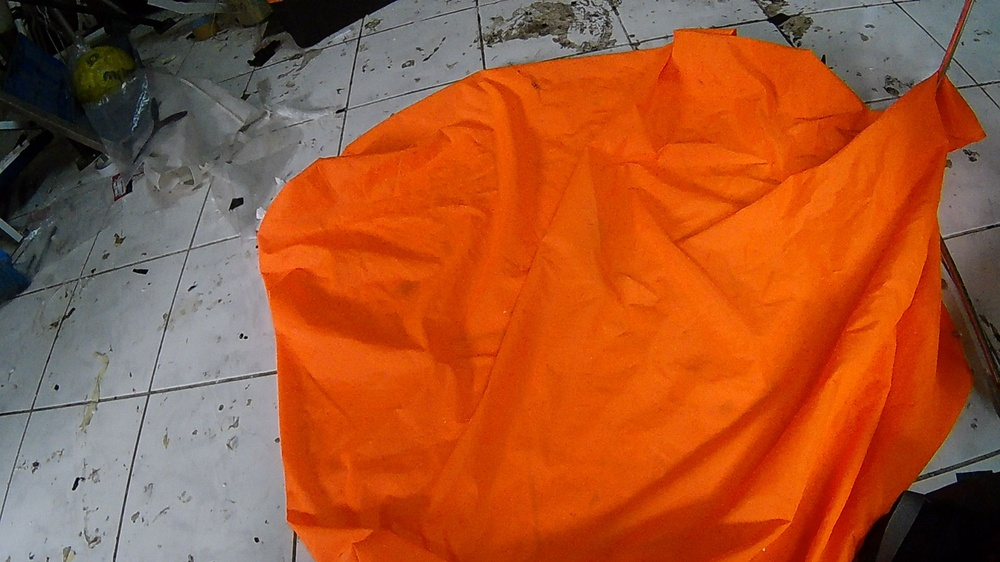
#> input picture p2.jpg, 1000 x 562 px, shrunk from 1920 x 1080 before the run
$ python color.py
#> lines starting #> are read from the running program, lines starting #| are printed output that depends on the picture; after the words box and inside, x2 and y2 are one past the last pixel; in counts of white or black regions, pixels touching at a corner belong together
import cv2

img = cv2.imread("p2.jpg")
#> img is the input picture: shape (562, 1000, 3); mean B, G, R 46.9, 84.5, 164.1
hsv = cv2.cvtColor(img, cv2.COLOR_BGR2HSV)
#> hsv: shape (562, 1000, 3); mean H, S, V 42.4, 160.7, 167
mask = cv2.inRange(hsv,(10, 100, 20), (25, 255, 255) )
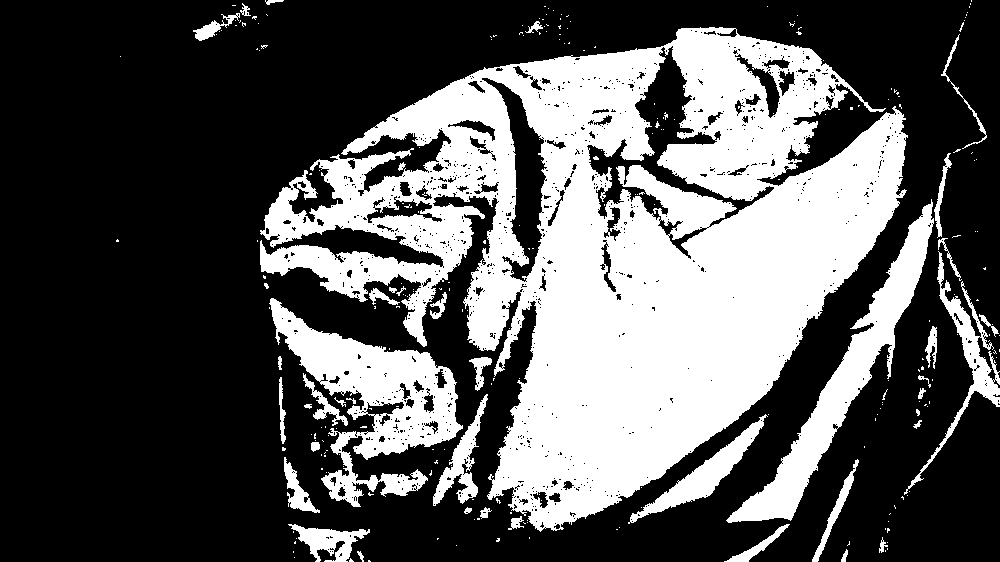
#> mask: shape (562, 1000); 34.3% white; 271 white regions (228 under 20 px), largest, box (x1, y1, x2, y2) and area: (260, 27, 908, 532) 151923, (269, 298, 463, 507) 14132, (726, 199, 934, 523) 11204
cv2.imshow("orange", mask);cv2.waitKey();cv2.destroyAllWindows()

$ run again, with p1.jpg copied over p2.jpg
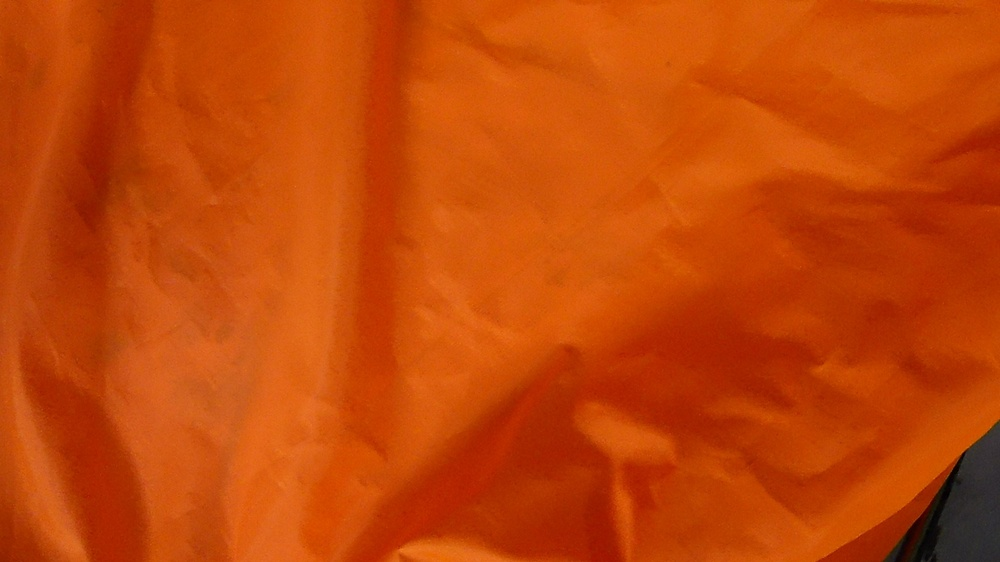
#> input picture p1.jpg, 1000 x 562 px, shrunk from 1920 x 1080 before the run
#> img is the input picture: shape (562, 1000, 3); mean B, G, R 7.1, 70, 193.3
#> hsv: shape (562, 1000, 3); mean H, S, V 11.1, 243.9, 193.3
#> `mask = cv2.inRange(hsv,(10, 100, 20), (25, 255, 255) )`:
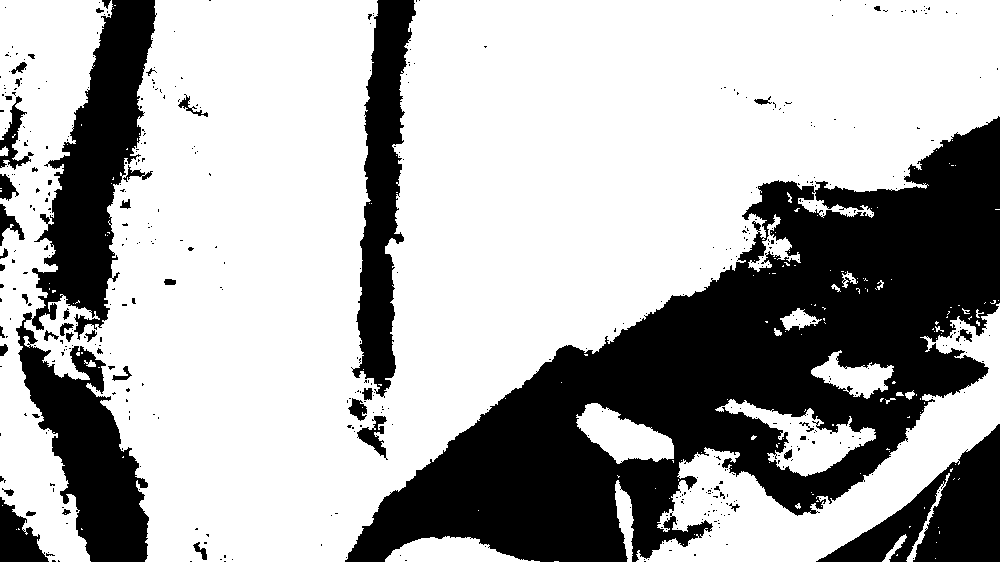
#> mask: shape (562, 1000); 67.6% white; 486 black regions (438 under 20 px), largest, box (x1, y1, x2, y2) and area: (345, 116, 1000, 562) 117463, (16, 0, 157, 562) 33498, (351, 0, 416, 398) 12695

$ run again, with WIN_20210603_16_43_20_Pro.jpg copied over p2.jpg
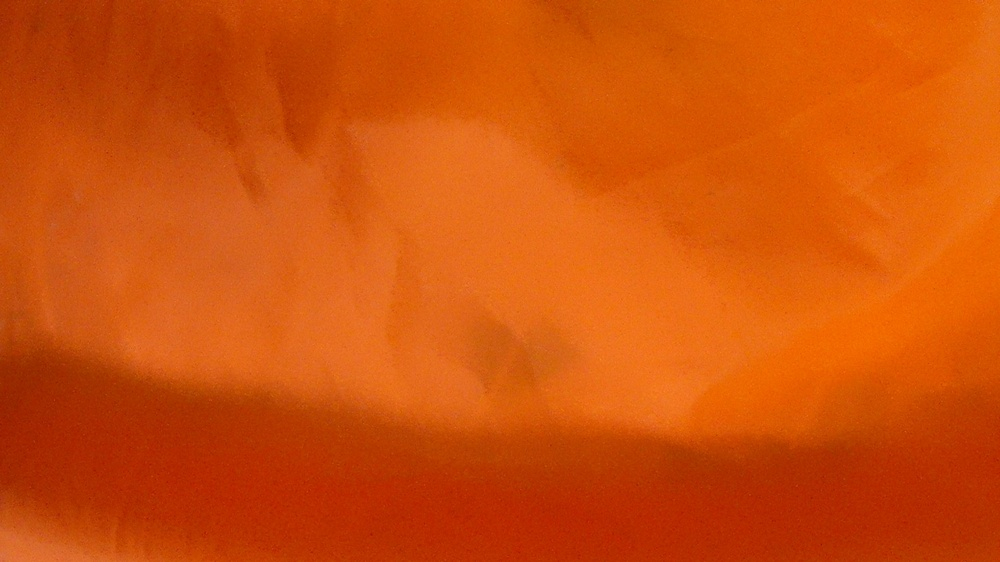
#> input picture WIN_20210603_16_43_20_Pro.jpg, 1000 x 562 px, shrunk from 1920 x 1080 before the run
#> img is the input picture: shape (562, 1000, 3); mean B, G, R 9.8, 80.8, 207.1
#> hsv: shape (562, 1000, 3); mean H, S, V 10.7, 243.6, 207.1
#> `mask = cv2.inRange(hsv,(10, 100, 20), (25, 255, 255) )`:
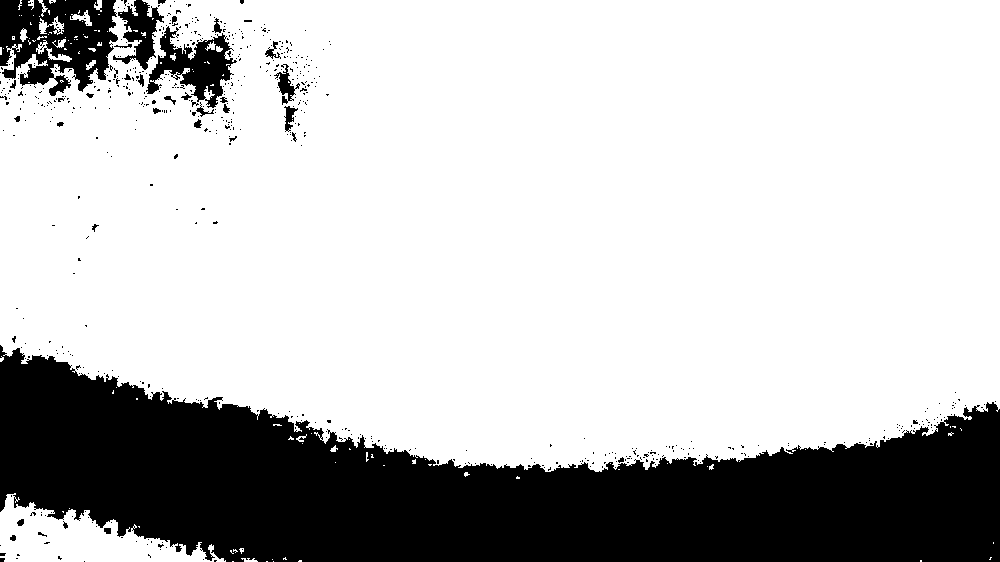
#> mask: shape (562, 1000); 75.6% white; 629 black regions (596 under 20 px), largest, box (x1, y1, x2, y2) and area: (0, 345, 1000, 562) 122015, (0, 0, 118, 96) 7386, (146, 26, 237, 108) 3123

$ run again, with WIN_20210603_16_43_28_Pro.jpg copied over p2.jpg
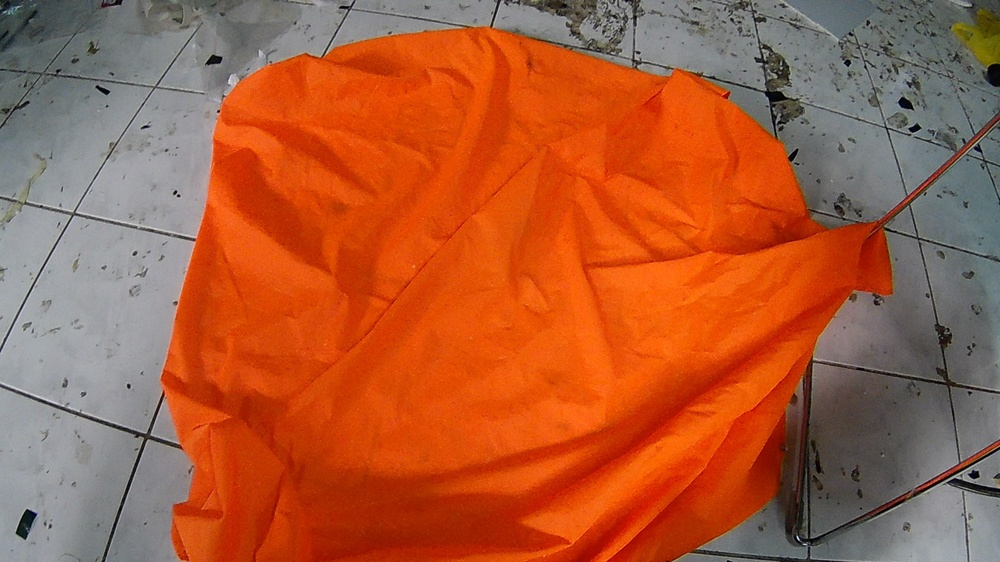
#> input picture WIN_20210603_16_43_28_Pro.jpg, 1000 x 562 px, shrunk from 1920 x 1080 before the run
#> img is the input picture: shape (562, 1000, 3); mean B, G, R 57.6, 91.5, 170.9
#> hsv: shape (562, 1000, 3); mean H, S, V 42.1, 146, 173.2
#> `mask = cv2.inRange(hsv,(10, 100, 20), (25, 255, 255) )`:
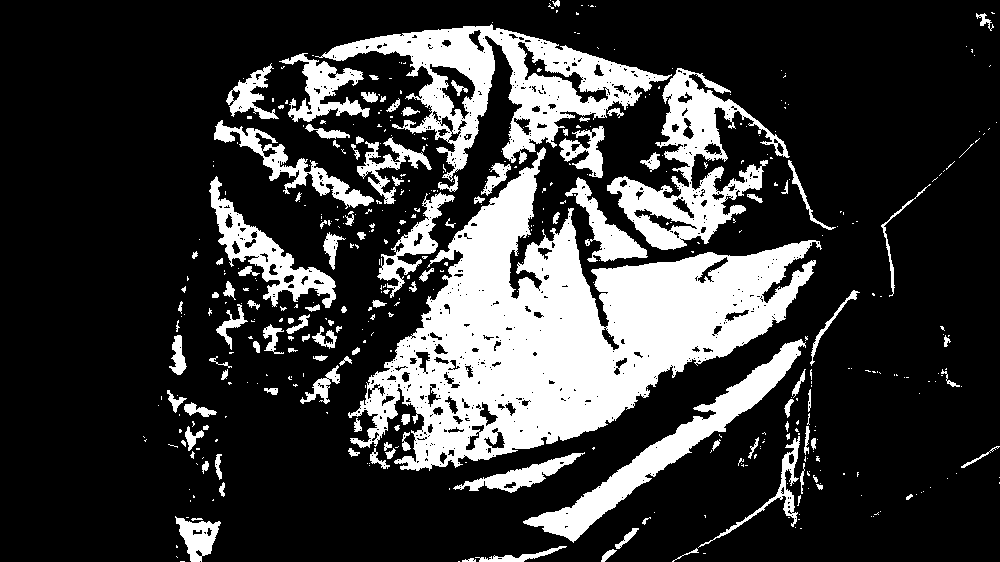
#> mask: shape (562, 1000); 22.6% white; 462 white regions (342 under 20 px), largest, box (x1, y1, x2, y2) and area: (348, 147, 822, 471) 59865, (315, 24, 672, 182) 16765, (607, 68, 790, 250) 10491
